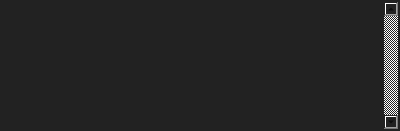
<?xml version="1.0" encoding="UTF-8"?>
<ui version="4.0">
 <class>Form</class>
 <widget class="QWidget" name="Form">
  <property name="geometry">
   <rect>
    <x>0</x>
    <y>0</y>
    <width>400</width>
    <height>131</height>
   </rect>
  </property>
  <property name="windowTitle">
   <string>Form</string>
  </property>
  <property name="autoFillBackground">
   <bool>false</bool>
  </property>
  <property name="styleSheet">
   <string notr="true">background-color:#222222</string>
  </property>
  <layout class="QGridLayout" name="gridLayout">
   <property name="margin">
    <number>2</number>
   </property>
   <property name="spacing">
    <number>0</number>
   </property>
   <item row="1" column="0">
    <layout class="QVBoxLayout" name="layout">
     <property name="spacing">
      <number>3</number>
     </property>
     <item>
      <widget class="QScrollArea" name="scrollArea">
       <property name="sizePolicy">
        <sizepolicy hsizetype="MinimumExpanding" vsizetype="Minimum">
         <horstretch>0</horstretch>
         <verstretch>0</verstretch>
        </sizepolicy>
       </property>
       <property name="maximumSize">
        <size>
         <width>16777215</width>
         <height>16777215</height>
        </size>
       </property>
       <property name="frameShape">
        <enum>QFrame::NoFrame</enum>
       </property>
       <property name="frameShadow">
        <enum>QFrame::Plain</enum>
       </property>
       <property name="lineWidth">
        <number>0</number>
       </property>
       <property name="verticalScrollBarPolicy">
        <enum>Qt::ScrollBarAlwaysOn</enum>
       </property>
       <property name="horizontalScrollBarPolicy">
        <enum>Qt::ScrollBarAlwaysOff</enum>
       </property>
       <property name="widgetResizable">
        <bool>true</bool>
       </property>
       <widget class="QWidget" name="scrollAreaWidgetContents">
        <property name="geometry">
         <rect>
          <x>0</x>
          <y>0</y>
          <width>381</width>
          <height>76</height>
         </rect>
        </property>
        <property name="maximumSize">
         <size>
          <width>16777215</width>
          <height>16777215</height>
         </size>
        </property>
        <layout class="QGridLayout" name="gridLayout_3">
         <property name="margin">
          <number>3</number>
         </property>
         <property name="spacing">
          <number>3</number>
         </property>
         <item row="0" column="0">
          <layout class="QVBoxLayout" name="container">
           <property name="spacing">
            <number>3</number>
           </property>
           <property name="margin">
            <number>3</number>
           </property>
          </layout>
         </item>
        </layout>
       </widget>
      </widget>
     </item>
    </layout>
   </item>
   <item row="0" column="0">
    <layout class="QVBoxLayout" name="label_layout">
     <property name="spacing">
      <number>0</number>
     </property>
     <property name="leftMargin">
      <number>0</number>
     </property>
     <property name="topMargin">
      <number>0</number>
     </property>
     <property name="rightMargin">
      <number>0</number>
     </property>
    </layout>
   </item>
  </layout>
 </widget>
 <resources/>
 <connections/>
</ui>
